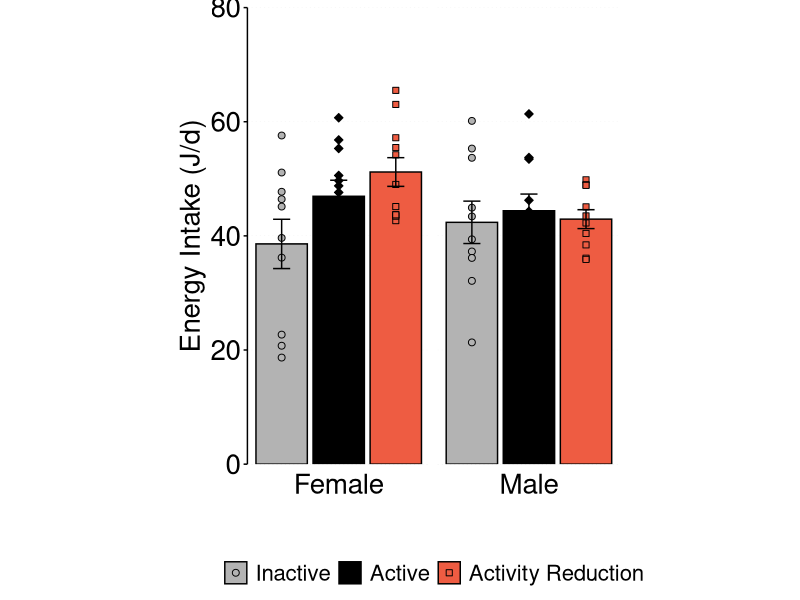
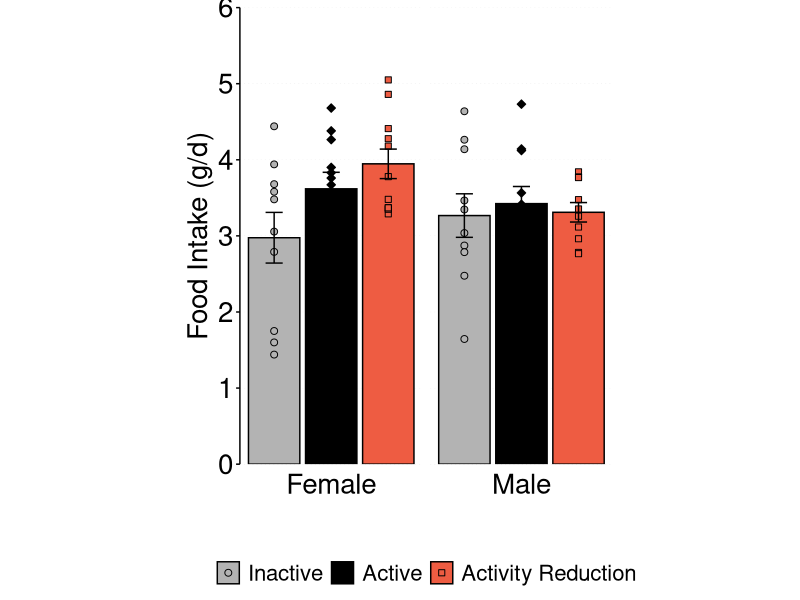
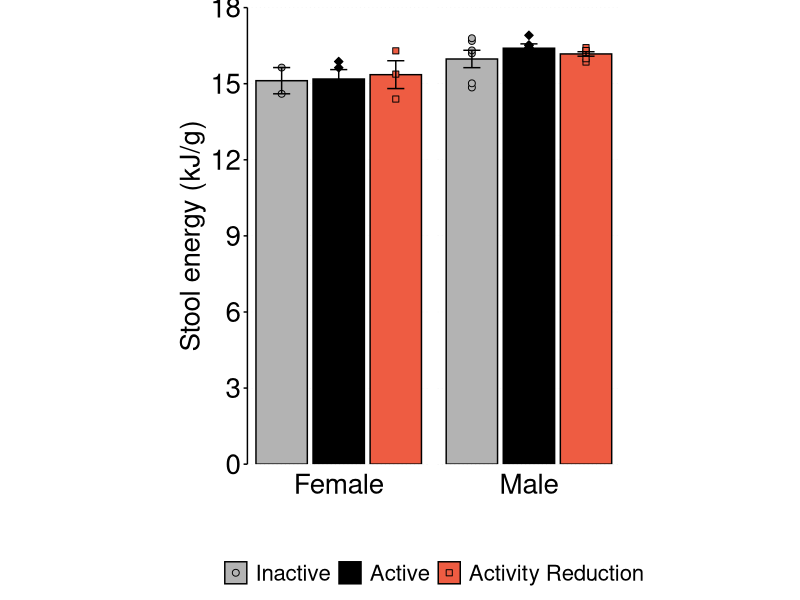
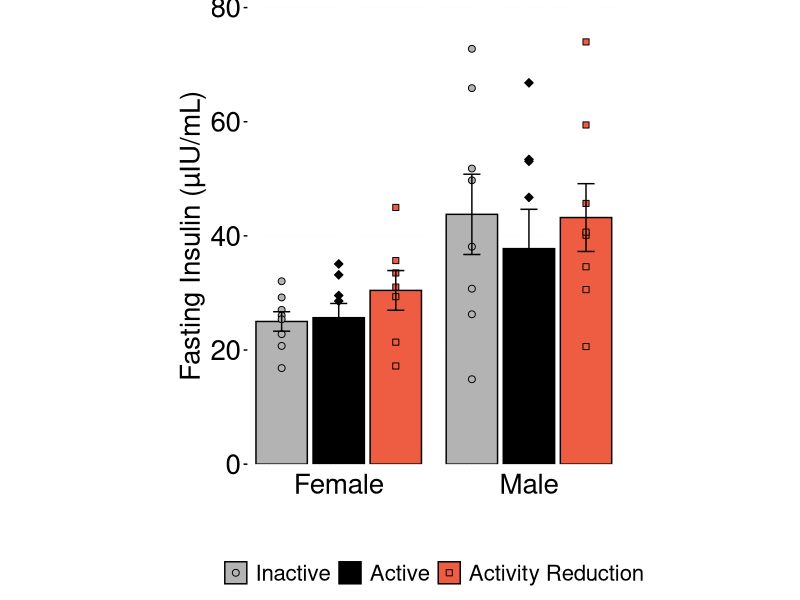
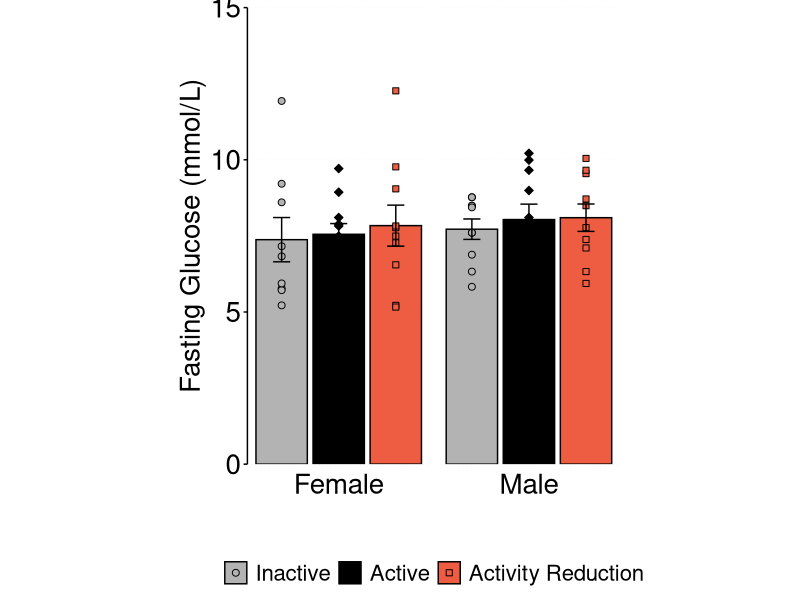
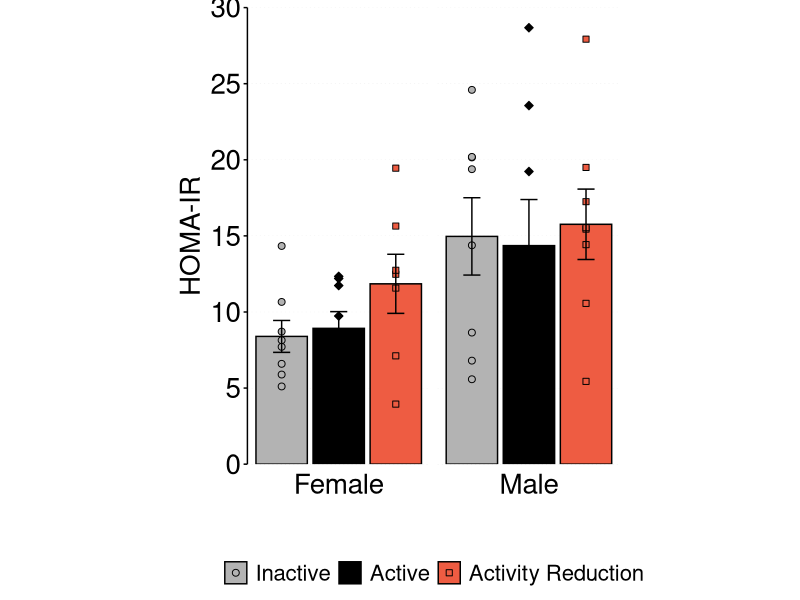
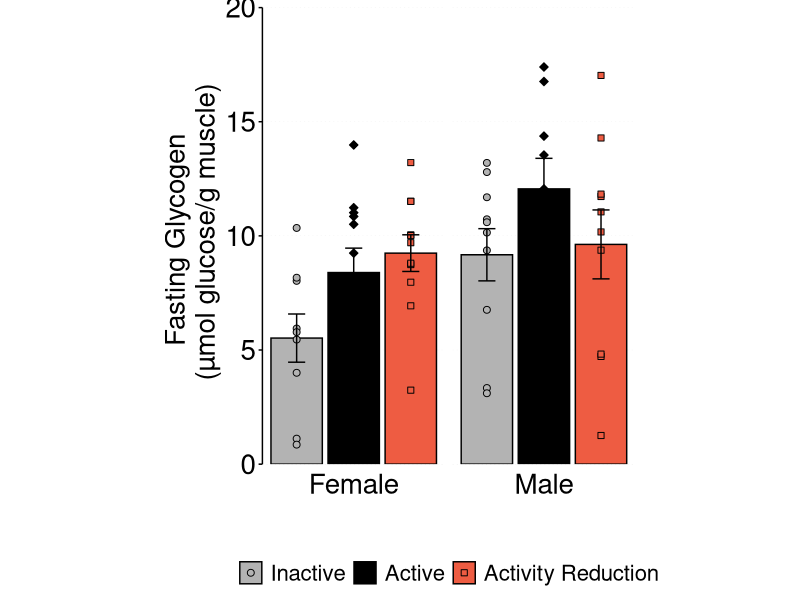
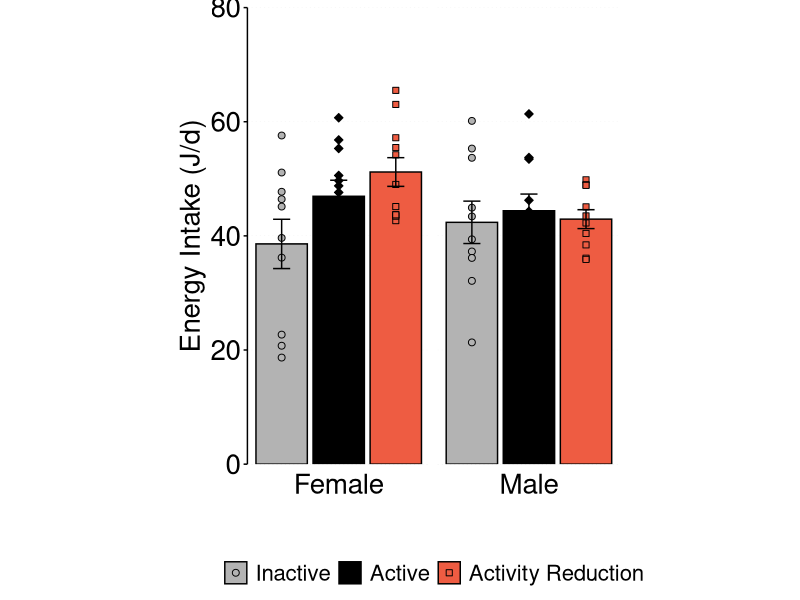

Generate these figures, in order, with R:
## ---- chunk 1
knitr::opts_chunk$set(echo = TRUE)

## load required packages
library(readxl)
library(tidyverse)
library(lubridate)
## library(rstatix)

se <- function(x) sd(x, na.rm=T)/sqrt(length(x)) ## define function to calculate standard error
n <- function(x) sum(!is.na(x))                  ## define function to calculate replicates
average<-function(x) mean(x, na.rm=TRUE)         ## define function to calculate mean when there are missing data

dataIntake<-read_excel(path="CompiledData.xlsx", sheet="IntakeData") %>% # set up dataframe for energy and water intake
  select(ID, 3:4, 7:16) %>% 
  mutate(Food1=Food_6.1-Food_6.2,
         Food2=Food_6.2-Food_6.3, 
         Period1 = as.numeric(Date_6.2-Date_6.1), Period2 = as.numeric(Date_6.3-Date_6.2),
         Intake_1=Food1/Period1, Intake_2=Food2/Period2,
         Food_g= case_when(ID<=312~Intake_1,
                           between(ID, 313, 317) ~ Intake_2,
                           between(ID, 318, 322) ~ Intake_1,
                           between(ID, 323, 325) ~ Intake_2,
                           between(ID, 700, 800) ~ (Intake_1+Intake_2)/2),
         Food_J = Food_g*12.9704) %>% 
  filter(!is.na(Food_J)) %>% 
  select(ID, Sex, Group, Food_g, Food_J) 

dataIntake$Group <- factor(dataIntake$Group, levels = c("Inactive", "Active","Activity Reduction")) ## set group ordering
dataIntake$Sex <- factor(dataIntake$Sex, levels = c("Female", "Male")) 

dataCal<-read_excel(path="CompiledData.xlsx", sheet="CalorimetryData") %>% # set up dataframe with stool calorimetry results
  select(ID, 3:4, 8:9) %>% 
  filter(!is.na(Gross_Heat_Btu.lb)) %>% 
  mutate(kJ.g = (Gross_Heat_Btu.lb * 2.326)/1000)  ## convert Btu/lb to kJ/g
 
dataCal$Group <- factor(dataCal$Group, levels = c("Inactive", "Active","Activity Reduction")) ## set group ordering
dataCal$Sex <- factor(dataCal$Sex, levels = c("Female", "Male"))         

dataInsGluc<-read_excel(path="CompiledData.xlsx", sheet="InsGlucData") %>% # set up dataframe with fasting blood parameters
  select(ID, 3:4, 8:9) %>% 
  mutate(Glucose_mmol.L = `Glucose (mg/dL)` * 0.0555, 
         Insulin_pmol.L = `Insulin (ng/mL)` * 172.18, 
         Insulin_µIU.mL = Insulin_pmol.L / 6, 
         HOMA.IR = (Insulin_µIU.mL * Glucose_mmol.L) / 22.5)

dataInsGluc$Group <- factor(dataInsGluc$Group, levels = c("Inactive", "Active","Activity Reduction")) ## set group ordering
dataInsGluc$Sex <- factor(dataInsGluc$Sex, levels = c("Female", "Male"))  

dataGlycogen<-read_excel(path="CompiledData.xlsx", sheet="GlycogenData")  # set up dataframe with muscle glycogen data

dataGlycogen$Group <- factor(dataGlycogen$Group, levels = c("Inactive", "Active","Activity Reduction")) ## set group ordering
dataGlycogen$Sex <- factor(dataGlycogen$Sex, levels = c("Female", "Male"))
  
## generate summary statistics
summaryInake<-dataIntake %>% select(-ID) %>% group_by(Sex, Group) %>% 
 summarize_all(list(mean=mean, se=se, n=n))

summaryCal <-dataCal %>% select(Sex, Group, kJ.g) %>% group_by(Sex, Group) %>% 
  summarize(mean=mean(kJ.g), se=se(kJ.g), n=n(kJ.g))

summaryInsGluc <- dataInsGluc %>% select(Sex, Group, Insulin_µIU.mL, Glucose_mmol.L, HOMA.IR) %>% group_by(Sex, Group) %>%
  summarize_all(list(mean=average, se=se, n=n))

summaryGlycogen <- dataGlycogen %>% select(Sex, Group, umol.g) %>% group_by(Sex, Group) %>% 
  summarize(mean=mean(umol.g, na.rm=TRUE), se=se(umol.g), n=n(umol.g))

## ---- chunk 2
ggplot(dataIntake, aes(x=Group, y=Food_J, fill=Group, pch=Group))+
geom_bar(stat="summary", fun="mean", size=0.5, col="black") +
  geom_point(stat="identity", size=2)+
  stat_summary(fun.data = mean_se, geom="errorbar", width=0.3, size=0.5)+ 
  theme_classic() +
  scale_fill_manual(values=c("grey70", "black","tomato2"))+     
  scale_shape_manual(values=c(21, 23, 22))+
 scale_y_continuous(limits = c(0, 80), breaks=seq(0, 80, 20), expand=c(0,0))+
  labs(y="Energy Intake (J/d)", x="") +
  theme(aspect.ratio = 5/2,
        panel.background = element_blank(), 
        panel.grid.major = element_blank(), 
        panel.border=element_blank(), 
        panel.grid.major.y=element_line(color="#c8c8c8", size=0.05, linetype="dotted"), 
        legend.position = "bottom",
        legend.title=element_blank(),
        legend.text=element_text(size=16, family="Helvetica", color="black"),
        legend.box.background=element_blank(),
        legend.background = element_blank(),
        axis.line.x=element_blank(),
        axis.text=element_text(size=20, family="Helvetica",color="black"),
        axis.title=element_text(size=20, family="Helvetica",  color="black"), 
        axis.text.x=element_blank(), 
        axis.ticks.x=element_blank(),
        axis.ticks.y=element_line(color="black", size=0.5, linetype="solid"),
        strip.background = element_blank(),
        strip.text=element_text(color="black", size=20, family="Helvetica"))+
  facet_grid(~Sex, switch="both")
ggsave("Output/Figures/Energy Intake J.d.pdf",dpi=300, height=5, width=3)

## Check assumptions
car::leveneTest(Food_J~Group, data=dataIntake %>% filter(Sex=="Female"))
car::leveneTest(Food_J~Group, data=dataIntake %>% filter(Sex=="Male"))
shapiro.test(residuals(aov(Food_J~Group, data=dataIntake %>% filter(Sex=="Female"))))
shapiro.test(residuals(aov(Food_J~Group, data=dataIntake %>% filter(Sex=="Male"))))

summary(aov(Food_J~Group, data=dataIntake %>% filter(Sex=="Female"))) ## p=0.0339
summary(aov(Food_J~Group, data=dataIntake %>% filter(Sex=="Male")))   ## no differences

TukeyHSD(aov(Food_J~Group, data=dataIntake %>% filter(Sex=="Female"))) ## AvI p=0.1857, ARvI p=0.0281922, ARvA p=0.6179597

ggplot(dataIntake, aes(x=Group, y=Food_g, fill=Group, pch=Group))+
geom_bar(stat="summary", fun="mean", size=0.5, col="black") +
  geom_point(stat="identity", size=2)+
  stat_summary(fun.data = mean_se, geom="errorbar", width=0.3, size=0.5)+ 
  theme_classic() +
  scale_fill_manual(values=c("grey70", "black","tomato2"))+     
  scale_shape_manual(values=c(21, 23, 22))+
 scale_y_continuous(limits = c(0, 6), breaks=seq(0, 6, 1), expand=c(0,0))+
  labs(y="Food Intake (g/d)", x="") +
  theme(aspect.ratio = 5/2,
        panel.background = element_blank(), 
        panel.grid.major = element_blank(), 
        panel.border=element_blank(), 
        panel.grid.major.y=element_line(color="#c8c8c8", size=0.05, linetype="dotted"), 
        legend.position = "bottom",
        legend.title=element_blank(),
        legend.text=element_text(size=16, family="Helvetica", color="black"),
        legend.box.background=element_blank(),
        legend.background = element_blank(),
        axis.line.x=element_blank(),
        axis.text=element_text(size=20, family="Helvetica",color="black"),
        axis.title=element_text(size=20, family="Helvetica",  color="black"), 
        axis.text.x=element_blank(), 
        axis.ticks.x=element_blank(),
        axis.ticks.y=element_line(color="black", size=0.5, linetype="solid"),
        strip.background = element_blank(),
        strip.text=element_text(color="black", size=20, family="Helvetica"))+
  facet_grid(~Sex, switch="both")
ggsave("Output/Figures/Food Intake g.d.pdf",dpi=300, height=5, width=3)

## Check assumptions
car::leveneTest(Food_g~Group, data=dataIntake %>% filter(Sex=="Female"))
car::leveneTest(Food_g~Group, data=dataIntake %>% filter(Sex=="Male"))
shapiro.test(residuals(aov(Food_g~Group, data=dataIntake %>% filter(Sex=="Female"))))
shapiro.test(residuals(aov(Food_g~Group, data=dataIntake %>% filter(Sex=="Male"))))

summary(aov(Food_g~Group, data=dataIntake %>% filter(Sex=="Female"))) ## p=0.0339
summary(aov(Food_g~Group, data=dataIntake %>% filter(Sex=="Male")))   ## no differences

TukeyHSD(aov(Food_g~Group, data=dataIntake %>% filter(Sex=="Female"))) ## AvI p=0.1857, ARvI p=0.0281922, ARvA p=0.6179597


## ---- chunk 3
ggplot(dataCal, aes(x=Group, y=kJ.g, fill=Group, pch=Group))+
geom_bar(stat="summary", fun="mean", size=0.5, col="black") +
  geom_point(stat="identity", size=2)+
  stat_summary(fun.data = mean_se, geom="errorbar", width=0.3, size=0.5)+ 
  theme_classic() +
  scale_fill_manual(values=c("grey70", "black","tomato2"))+     
  scale_shape_manual(values=c(21, 23, 22))+
 scale_y_continuous(limits = c(0, 18), breaks=seq(0, 18, 3), expand=c(0,0))+
  labs(y="Stool energy (kJ/g)", x="") +
  theme(aspect.ratio = 5/2,
        panel.background = element_blank(), 
        panel.grid.major = element_blank(), 
        panel.border=element_blank(), 
        panel.grid.major.y=element_line(color="#c8c8c8", size=0.05, linetype="dotted"), 
        legend.position = "bottom",
        legend.title=element_blank(),
        legend.text=element_text(size=16, family="Helvetica", color="black"),
        legend.box.background=element_blank(),
        legend.background = element_blank(),
        axis.line.x=element_blank(),
        axis.text=element_text(size=20, family="Helvetica",color="black"),
        axis.title=element_text(size=20, family="Helvetica",  color="black"), 
        axis.text.x=element_blank(), 
        axis.ticks.x=element_blank(),
        axis.ticks.y=element_line(color="black", size=0.5, linetype="solid"),
        strip.background = element_blank(),
        strip.text=element_text(color="black", size=20, family="Helvetica"))+
  facet_grid(~Sex, switch="both")
ggsave("Output/Figures/Stool_energy_kJ.g.pdf",dpi=300, height=5, width=3)

## Check assumptions
car::leveneTest(kJ.g~Group, data=dataCal %>% filter(Sex=="Female"))
car::leveneTest(kJ.g~Group, data=dataCal %>% filter(Sex=="Male"))
shapiro.test(residuals(aov(kJ.g~Group, data=dataCal %>% filter(Sex=="Female"))))
shapiro.test(residuals(aov(kJ.g~Group, data=dataCal %>% filter(Sex=="Male"))))

summary(aov(kJ.g~Group, data=dataCal %>% filter(Sex=="Female"))) ## no differences
summary(aov(kJ.g~Group, data=dataCal %>% filter(Sex=="Male")))   ## no differences

## ---- chunk 4
## plot fasting insulin
ggplot(dataInsGluc, aes(x=Group, y=Insulin_µIU.mL, fill=Group, pch=Group))+
geom_bar(stat="summary", fun="mean", size=0.5, col="black") +
geom_point(stat="identity", size=2)+
  stat_summary(fun.data = mean_se, geom="errorbar", width=0.3, size=0.5)+ 
  scale_fill_manual(values=c("grey70", "black","tomato2"))+     #MWU purple #83276b MWU green #009490
  scale_shape_manual(values=c(21, 23, 22))+
  scale_y_continuous(limits = c(0, 80), breaks=seq(0, 80, 20), expand=c(0,0))+
  labs(y="Fasting Insulin (\U00B5IU/mL)", x="") +
  theme(aspect.ratio = 5/2,
        panel.background = element_blank(), 
        panel.grid.major = element_blank(), 
        panel.border=element_blank(), 
        panel.grid.major.y=element_line(color="#c8c8c8", size=0.05, linetype="dotted"), 
        legend.position = "bottom",
        legend.title=element_blank(),
        legend.text=element_text(size=16, family="Helvetica", color="black"),
        legend.box.background=element_blank(),
        legend.background = element_blank(),
        axis.line.x=element_blank(),
        axis.text=element_text(size=20, family="Helvetica",color="black"),
        axis.title=element_text(size=20, family="Helvetica",  color="black"), 
        axis.text.x=element_blank(), 
        axis.ticks.x=element_blank(),
        axis.ticks.y=element_line(color="black", size=0.5, linetype="solid"),
        strip.background = element_blank(),
        strip.text=element_text(color="black", size=20, family="Helvetica"))+
  facet_grid(~Sex, switch="both")
ggsave("Output/Figures/Serum Insulin (µU.mL).pdf",dpi=300, height=5, width=3)

## Check assumptions
car::leveneTest(Insulin_µIU.mL~Group, data=dataInsGluc %>% filter(Sex=="Female"))
car::leveneTest(Insulin_µIU.mL~Group, data=dataInsGluc %>% filter(Sex=="Male"))
shapiro.test(residuals(aov(Insulin_µIU.mL~Group, data=dataInsGluc %>% filter(Sex=="Female"))))
shapiro.test(residuals(aov(Insulin_µIU.mL~Group, data=dataInsGluc %>% filter(Sex=="Male"))))

## anova
summary(aov(Insulin_µIU.mL~Group, data=dataInsGluc %>% filter(Sex=="Female"))) ## no differences
summary(aov(Insulin_µIU.mL~Group, data=dataInsGluc %>% filter(Sex=="Male")))   ## no differences

## plot fasting glucose
ggplot(dataInsGluc, aes(x=Group, y=Glucose_mmol.L, fill=Group, pch=Group))+
geom_bar(stat="summary", fun="mean", size=0.5, col="black") +
    geom_point(stat="identity", size=2)+
  stat_summary(fun.data = mean_se, geom="errorbar", width=0.3, size=0.5)+ 
  theme_classic() +
  scale_fill_manual(values=c("grey70", "black","tomato2"))+     #MWU purple #83276b MWU green #009490
  scale_shape_manual(values=c(21, 23, 22))+
  scale_y_continuous(limits = c(0, 15), breaks=seq(0, 15, 5), expand=c(0,0))+
  labs(y="Fasting Glucose (mmol/L)", x="") +
  theme(aspect.ratio = 5/2,
        panel.background = element_blank(), 
        panel.grid.major = element_blank(), 
        panel.border=element_blank(), 
        panel.grid.major.y=element_line(color="#c8c8c8", size=0.05, linetype="dotted"), 
        legend.position = "bottom",
        legend.title=element_blank(),
        legend.text=element_text(size=16, family="Helvetica", color="black"),
        legend.box.background=element_blank(),
        legend.background = element_blank(),
        axis.line.x=element_blank(),
        axis.text=element_text(size=20, family="Helvetica",color="black"),
        axis.title=element_text(size=20, family="Helvetica",  color="black"), 
        axis.text.x=element_blank(), 
        axis.ticks.x=element_blank(),
        axis.ticks.y=element_line(color="black", size=0.5, linetype="solid"),
        strip.background = element_blank(),
        strip.text=element_text(color="black", size=20, family="Helvetica"))+
  facet_grid(~Sex, switch="both")
ggsave("Output/Figures/Blood Glucose (mmol.L).pdf",dpi=300, width=3, height=5)

## Check assumptions
car::leveneTest(Glucose_mmol.L~Group, data=dataInsGluc %>% filter(Sex=="Female"))
car::leveneTest(Glucose_mmol.L~Group, data=dataInsGluc %>% filter(Sex=="Male"))
shapiro.test(residuals(aov(Glucose_mmol.L~Group, data=dataInsGluc %>% filter(Sex=="Female"))))
shapiro.test(residuals(aov(Glucose_mmol.L~Group, data=dataInsGluc %>% filter(Sex=="Male"))))

## anova
summary(aov(Glucose_mmol.L~Group, data=dataInsGluc %>% filter(Sex=="Female"))) ## no differences
summary(aov(Glucose_mmol.L~Group, data=dataInsGluc %>% filter(Sex=="Male")))   ## no differences

## plot HOMA-IR
ggplot(dataInsGluc, aes(x=Group, y=HOMA.IR, fill=Group, pch=Group))+
geom_bar(stat="summary", fun="mean", size=0.5, col="black") +
    geom_point(stat="identity", size=2)+
  stat_summary(fun.data = mean_se, geom="errorbar", width=0.3, size=0.5)+ 
  theme_classic() +
  scale_fill_manual(values=c("grey70", "black","tomato2"))+     #MWU purple #83276b MWU green #009490
  scale_shape_manual(values=c(21, 23, 22))+
  scale_y_continuous(limits = c(0, 30), breaks=seq(0, 30, 5), expand=c(0,0))+
  labs(y="HOMA-IR", x="") +
  theme(aspect.ratio = 5/2,
        panel.background = element_blank(), 
        panel.grid.major = element_blank(), 
        panel.border=element_blank(), 
        panel.grid.major.y=element_line(color="#c8c8c8", size=0.05, linetype="dotted"), 
        legend.position = "bottom",
        legend.title=element_blank(),
        legend.text=element_text(size=16, family="Helvetica", color="black"),
        legend.box.background=element_blank(),
        legend.background = element_blank(),
        axis.line.x=element_blank(),
        axis.text=element_text(size=20, family="Helvetica",color="black"),
        axis.title=element_text(size=20, family="Helvetica",  color="black"), 
        axis.text.x=element_blank(), 
        axis.ticks.x=element_blank(),
        axis.ticks.y=element_line(color="black", size=0.5, linetype="solid"),
        strip.background = element_blank(),
        strip.text=element_text(color="black", size=20, family="Helvetica"))+
  facet_grid(~Sex, switch="both")
ggsave("Output/Figures/HOMA-IR.pdf",height=5, width=3, dpi=300)

## Check assumptions
car::leveneTest(HOMA.IR~Group, data=dataInsGluc %>% filter(Sex=="Female"))
car::leveneTest(HOMA.IR~Group, data=dataInsGluc %>% filter(Sex=="Male"))
shapiro.test(residuals(aov(HOMA.IR~Group, data=dataInsGluc %>% filter(Sex=="Female"))))
shapiro.test(residuals(aov(HOMA.IR~Group, data=dataInsGluc %>% filter(Sex=="Male"))))

## anova
summary(aov(HOMA.IR~Group, data=dataInsGluc %>% filter(Sex=="Female"))) ## no differences p=0.197
summary(aov(HOMA.IR~Group, data=dataInsGluc %>% filter(Sex=="Male")))   ## no differences

## ---- chunk 5
ggplot(dataGlycogen, aes(x=Group, y=umol.g, fill=Group, pch=Group))+
geom_bar(stat="summary", fun="mean", size=0.5, col="black") +
    geom_point(stat="identity", size=2)+
  stat_summary(fun.data = mean_se, geom="errorbar", width=0.3, size=0.5)+ 
  theme_classic() +
  scale_fill_manual(values=c("grey70", "black","tomato2"))+     #MWU purple #83276b MWU green #009490
  scale_shape_manual(values=c(21, 23, 22))+
  scale_y_continuous(limits = c(0, 20), breaks=seq(0, 20, 5), expand=c(0,0))+
  labs(y="Fasting Glycogen \n (\U00B5mol glucose/g muscle)", x="") +
  theme(aspect.ratio = 5/2,
        panel.background = element_blank(), 
        panel.grid.major = element_blank(), 
        panel.border=element_blank(), 
        panel.grid.major.y=element_line(color="#c8c8c8", size=0.05, linetype="dotted"), 
        legend.position = "bottom",
        legend.title=element_blank(),
        legend.text=element_text(size=16, family="Helvetica", color="black"),
        legend.box.background=element_blank(),
        legend.background = element_blank(),
        axis.line.x=element_blank(),
        axis.text=element_text(size=20, family="Helvetica",color="black"),
        axis.title=element_text(size=20, family="Helvetica",  color="black"), 
        axis.text.x=element_blank(), 
        axis.ticks.x=element_blank(),
        axis.ticks.y=element_line(color="black", size=0.5, linetype="solid"),
        strip.background = element_blank(),
        strip.text=element_text(color="black", size=20, family="Helvetica"))+
  facet_grid(~Sex, switch="both")
ggsave("Output/Figures/Muscle Glycogen umol.g.pdf",height=5, width=3, dpi=300)

## Check assumptions
car::leveneTest(umol.g~Group, data=dataGlycogen %>% filter(Sex=="Female"))
car::leveneTest(umol.g~Group, data=dataGlycogen %>% filter(Sex=="Male"))
shapiro.test(residuals(aov(umol.g~Group, data=dataGlycogen %>% filter(Sex=="Female"))))
shapiro.test(residuals(aov(umol.g~Group, data=dataGlycogen %>% filter(Sex=="Male"))))

## anova
summary(aov(umol.g~Group, data=dataGlycogen %>% filter(Sex=="Female"))) ## p=0.0373
summary(aov(umol.g~Group, data=dataGlycogen %>% filter(Sex=="Male")))   ## p=0.292

TukeyHSD(aov(umol.g~Group, data=dataGlycogen %>% filter(Sex=="Female"))) ## I v AR p=0.0352801, I v A p=0.123608

